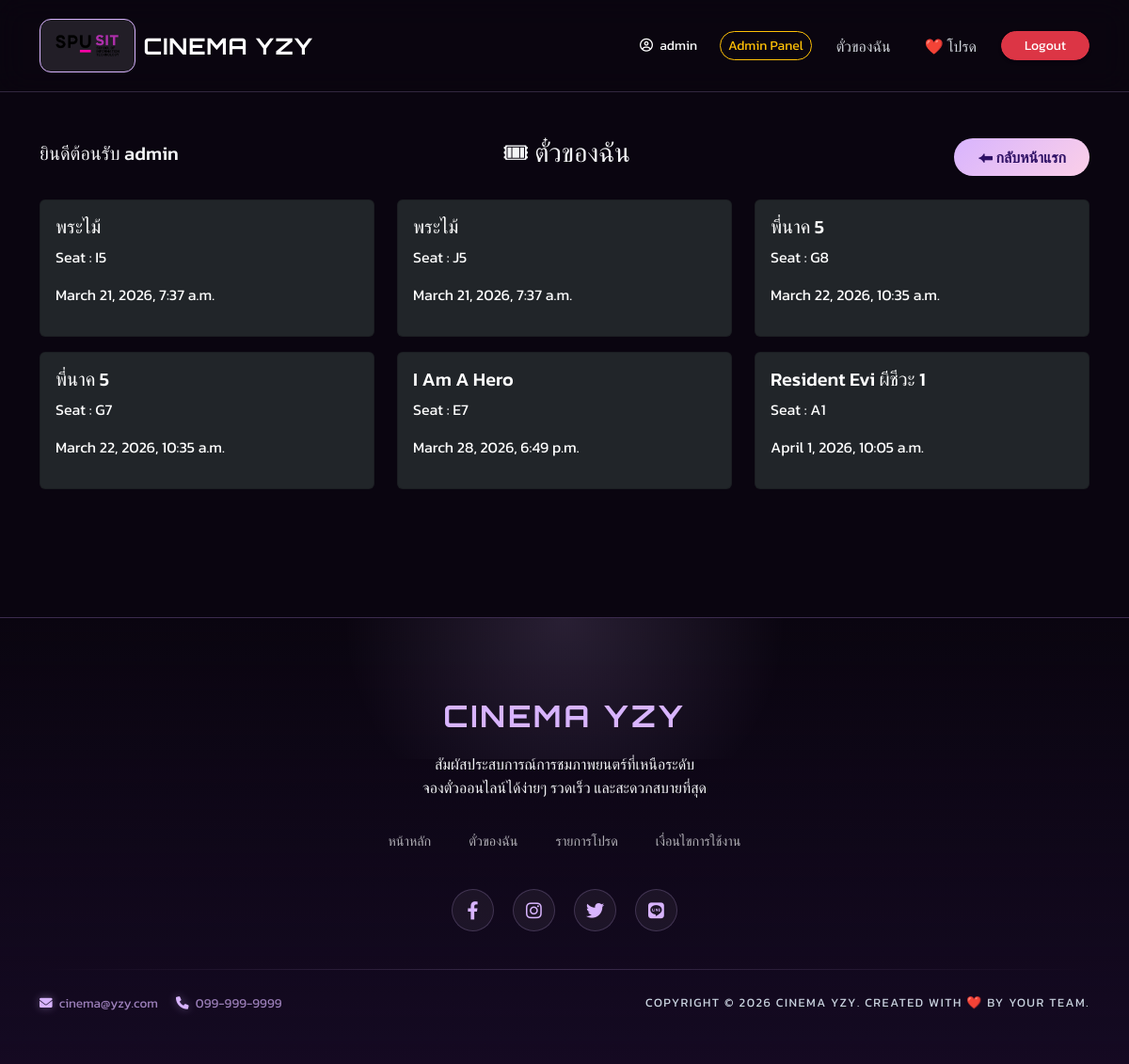
Page /mytickets/ (signed in) on the committed database.
### cinema/models.py (models this page shows, shortened)
class Booking(models.Model):
    user = models.ForeignKey(User, on_delete=models.CASCADE, null=True, blank=True)
    movie = models.ForeignKey(Movie, on_delete=models.CASCADE)
    seat = models.CharField(max_length=255)
    price = models.IntegerField(default=100)
    showtime = models.CharField(max_length=50, default="18:00")
    created_at = models.DateTimeField(auto_now_add=True)
    class Meta:
        unique_together = ['movie', 'showtime', 'seat']

class Movie(models.Model):
    title = models.CharField(max_length=200)
    description = models.TextField()
    category = models.ManyToManyField(Category)  # ✅ หลายประเภท
    age_rating = models.CharField(max_length=10)
    duration = models.IntegerField()  # ✅ นาที
    actors = models.TextField()  # ✅ นักแสดง
    director = models.CharField(max_length=100)  # ✅ ผู้กำกับ
    poster = models.URLField()
    banner = models.URLField()
    trailer = models.URLField()

### cinema/views.py (the view)
# urls.py: path('mytickets/', views.mytickets, name='mytickets'),
@login_required
def mytickets(request):
    user = request.user
    tickets = Booking.objects.filter(user=user)
    price_per_seat = 100
    total = tickets.count() * price_per_seat
    return render(request, 'mytickets.html', {
        'tickets': tickets,
        'user': user,
        'total': total
    })

### cinema/templates/mytickets.html
{% extends 'base.html' %}
{% block content %}
<div class="container mt-5">
<div class="d-flex justify-content-between align-items-center mb-4">
    <h5>ยินดีต้อนรับ {{ user.username }}</h5>
    <h3>🎟 ตั๋วของฉัน</h3>
    <a href="/" class="btn btn-cinema">
        ⬅ กลับหน้าแรก
    </a>
</div>
<div class="row">
{% for t in tickets %}
<div class="col-md-4">
<div class="card bg-dark text-white p-3 mb-3">
<h5>{{t.movie.title}}</h5>
<p>Seat : {{t.seat}}</p>
<p>{{t.created_at}}</p>
</div>
</div>
{% endfor %}
</div>
</div>
{% endblock %}

### cinema/templates/base.html (shortened to what this page needs)
<!DOCTYPE html>
<html lang="th">
<head>
    {% load static %}
    <link href="https://cdn.jsdelivr.net/npm/bootstrap@5.3.3/dist/css/bootstrap.min.css" rel="stylesheet">
    <link rel="stylesheet" href="https://cdnjs.cloudflare.com/ajax/libs/font-awesome/6.0.0/css/all.min.css">
</head>
<body>
<nav class="navbar navbar-expand-lg">
    <div class="container">
        <a class="navbar-brand d-flex align-items-center" href="{% url 'home' %}">
            <div class="logo-box me-2" style="background: rgba(255,255,255,0.1); border: 1px solid var(--pastel-purple);">
                <img src="{% static 'images/logo.png' %}" style="height: 45px; filter: brightness(1.2);" alt="Logo">
            </div>
            <span style="color: #fff; font-size: 24px; letter-spacing: 1px;">Cinema YZY</span>
        </a>
        <div class="collapse navbar-collapse" id="navbarMain">
            <div class="ms-auto d-flex flex-column flex-lg-row align-items-lg-center gap-3 mt-3 mt-lg-0">
                {% if user.is_authenticated %}
                    <span class="text-white small me-2"><i class="far fa-user-circle me-1"></i> {{ user.username }}</span>
                    {% if user.is_superuser or user.is_staff %}
                        <a href="/admin-dashboard/" class="btn btn-sm btn-outline-warning rounded-pill">Admin Panel</a>
                    {% endif %}
                    <a href="{% url 'mytickets' %}" class="nav-link nav-link-custom small">ตั๋วของฉัน</a>
                    <a href="{% url 'favorites' %}" class="nav-link nav-link-custom small">❤️ โปรด</a>
                    <a href="{% url 'logout' %}" class="btn btn-sm btn-danger rounded-pill px-4 shadow-sm">Logout</a>
                {% else %}
                    <a href="{% url 'login' %}" class="btn btn-outline-pastel btn-sm">เข้าสู่ระบบ</a>
                    <a href="{% url 'register' %}" class="btn btn-cinema btn-sm">สมัครสมาชิก</a>
                {% endif %}
            </div>
        </div>
    </div>
</nav>
{% block content %}
{% endblock %}
<footer class="footer-premium">
    <div class="container text-center">
        <div class="footer-brand">CINEMA YZY</div>
        <p class="footer-subtitle">
            สัมผัสประสบการณ์การชมภาพยนตร์ที่เหนือระดับ <br>
            จองตั๋วออนไลน์ได้ง่ายๆ รวดเร็ว และสะดวกสบายที่สุด
        </p>
        <ul class="footer-nav">
            <li><a href="{% url 'home' %}">หน้าหลัก</a></li>
            <li><a href="{% url 'mytickets' %}">ตั๋วของฉัน</a></li>
            <li><a href="{% url 'favorites' %}">รายการโปรด</a></li>
            <li><a href="#">เงื่อนไขการใช้งาน</a></li>
        </ul>
        <div class="social-wrapper">
            <a href="#" class="social-icon"><i class="fab fa-facebook-f"></i></a>
            <a href="#" class="social-icon"><i class="fab fa-instagram"></i></a>
            <a href="#" class="social-icon"><i class="fab fa-twitter"></i></a>
            <a href="#" class="social-icon"><i class="fab fa-line"></i></a>
        </div>
        <div class="footer-divider"></div>
        <div class="row pb-4 text-muted">
            <div class="col-md-6 text-md-start mb-2 mb-md-0">
                <span class="me-3"><i class="fas fa-envelope me-1 text-purple"></i> cinema@yzy.com</span>
                <span><i class="fas fa-phone me-1 text-purple"></i> 099-999-9999</span>
            </div>
            <div class="col-md-6 text-md-end copyright">
                Copyright © 2026 Cinema YZY. Created with ❤️ by Your Team.
            </div>
        </div>
    </div>
</footer>
</body>
</html>

### cinema/templates/base.html (style rules this page uses)
:root { --bg-ultra-dark: #0a0510; --pastel-purple: #d8b4fe; --pastel-pink: #fbcfe8; --glass: rgba(255, 255, 255, 0.03); --border-purple: rgba(216, 180, 254, 0.2); }
body { background-color: var(--bg-ultra-dark); color: #f3f4f6; font-family: 'Kanit', sans-serif; background-image: radial-gradient(circle at 50% -20%, #2e1065 0%, var(--bg-dark) 60%); min-height: 100vh; }
.navbar { background: rgba(10, 5, 16, 0.8) !important; backdrop-filter: blur(15px); border-bottom: 1px solid var(--border-purple); padding: 15px 0; position: sticky; top: 0; z-index: 1000; }
.navbar-brand { font-family: 'Orbitron', sans-serif; font-weight: 700; letter-spacing: 2px; color: var(--pastel-purple) !important; text-transform: uppercase; }
.logo-box { background: var(--glass); border: 1px solid var(--border-purple); border-radius: 12px; padding: 5px; transition: 0.3s; }
.nav-link-custom { color: #d1d5db !important; font-weight: 400; margin: 0 10px; transition: 0.3s; }
.btn-cinema { background: linear-gradient(135deg, var(--pastel-purple), var(--pastel-pink)); color: #2e1065 !important; border: none; font-weight: 700; border-radius: 50px; padding: 8px 25px; transition: 0.3s; }
.footer-premium { background: linear-gradient(to bottom, transparent, rgba(21, 10, 35, 0.95)); border-top: 1px solid var(--border-purple); padding: 80px 0 30px; margin-top: 120px; position: relative; overflow: hidden; }
.footer-premium::before { content: ""; position: absolute; top: -150px; left: 50%; transform: translateX(-50%); width: 600px; height: 300px; background: radial-gradient(circle, rgba(216, 180, 254, 0.15) 0%, transparent 70%); pointer-events: none; }
.footer-brand { font-family: 'Orbitron', sans-serif; font-size: 2rem; font-weight: 700; color: var(--pastel-purple); letter-spacing: 3px; margin-bottom: 15px; }
.footer-subtitle { color: var(--text-muted); font-weight: 300; max-width: 400px; margin: 0 auto 30px; line-height: 1.6; }
.social-wrapper { display: flex; justify-content: center; gap: 20px; margin-bottom: 40px; }
.social-icon { width: 45px; height: 45px; display: flex; align-items: center; justify-content: center; background: rgba(255, 255, 255, 0.05); border: 1px solid var(--border-purple); border-radius: 50%; color: var(--pastel-purple); font-size: 1.2rem; transition: all 0.3s cubic-bezier(0.175, 0.885, 0.32, 1.275); text-decoration: none; }
.footer-nav { display: flex; justify-content: center; gap: 40px; margin-bottom: 40px; list-style: none; padding: 0; }
.footer-nav a { color: #f3f4f6; text-decoration: none; font-weight: 500; font-size: 0.9rem; transition: 0.3s; opacity: 0.7; }
.footer-divider { width: 100%; height: 1px; background: linear-gradient(to right, transparent, var(--border-purple), transparent); margin-bottom: 25px; }
.copyright { color: #6b7280; font-size: 0.8rem; letter-spacing: 1px; text-transform: uppercase; }
.footer-premium .text-muted { color: rgba(216, 180, 254, 0.7) !important; font-size: 0.85rem; }
.footer-premium i.text-purple { color: var(--pastel-purple) !important; margin-right: 8px; filter: drop-shadow(0 0 5px rgba(216, 180, 254, 0.4)); }
.footer-premium .copyright { color: #cbd5e1 !important; letter-spacing: 1.5px; }

### rows in the picture
Booking: movie "พระไม้", seat "I5", created_at "March 21, 2026, 7:37 a.m."
Booking: movie "พระไม้", seat "J5", created_at "March 21, 2026, 7:37 a.m."
Booking: movie "พี่นาค 5", seat "G8", created_at "March 22, 2026, 10:35 a.m."
Booking: movie "พี่นาค 5", seat "G7", created_at "March 22, 2026, 10:35 a.m."
Booking: movie "I Am A Hero", seat "E7", created_at "March 28, 2026, 6:49 p.m."
Booking: movie "Resident Evi ผีชีวะ 1", seat "A1", created_at "April 1, 2026, 10:05 a.m."

### other values in the picture
{{ user.username }} "admin"
